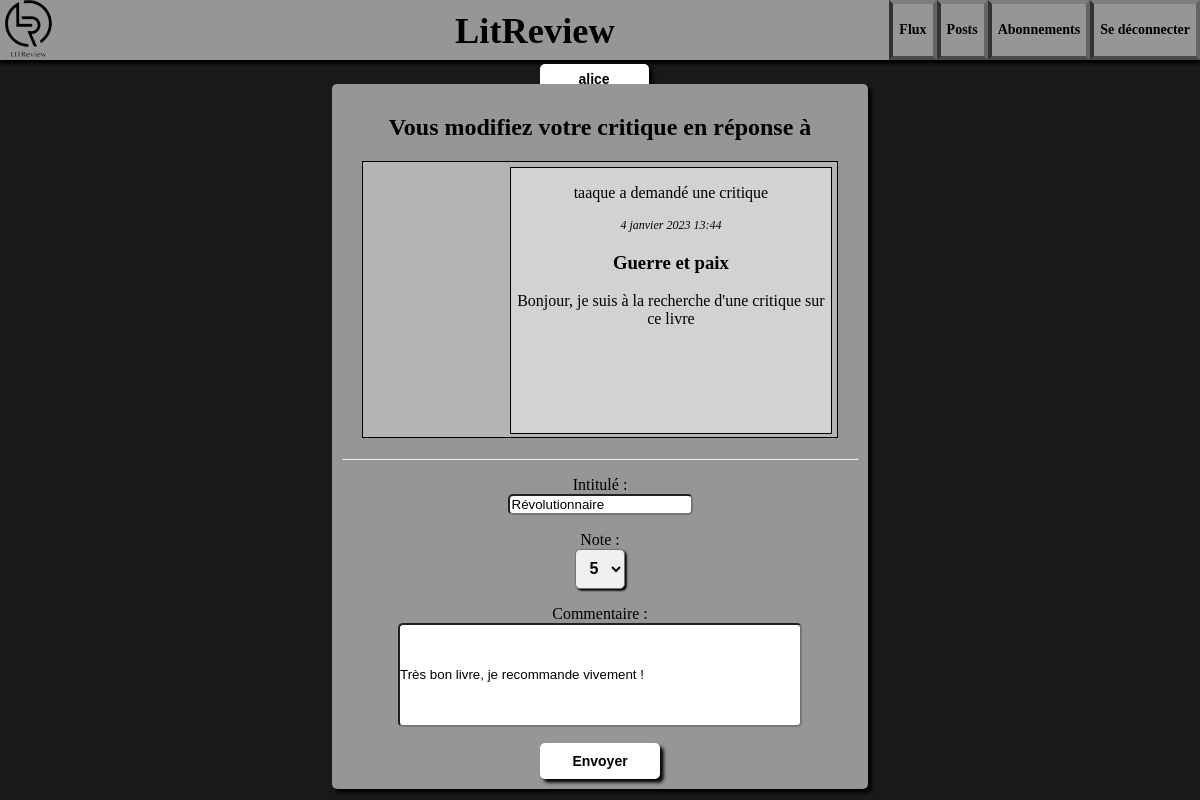
Page /update_review/10 (signed in) on the committed database.
### app/models.py (models this page shows, shortened)
class Review(models.Model):
    ticket = models.ForeignKey(to=Ticket, on_delete=models.CASCADE)
    rating = models.PositiveSmallIntegerField(
        validators=[MinValueValidator(0), MaxValueValidator(5)],
        choices=[(i, i) for i in range(6)],
        default=0,
        verbose_name='Note')
    headline = models.CharField(max_length=128, verbose_name='Intitulé')
    body = models.CharField(max_length=8192, blank=True, verbose_name='Commentaire')
    user = models.ForeignKey(to=settings.AUTH_USER_MODEL, on_delete=models.CASCADE)
    time_created = models.DateTimeField(auto_now_add=True)

class Ticket(models.Model):
    title = models.CharField(max_length=128, verbose_name='Titre')
    description = models.CharField(max_length=2048, blank=True)
    user = models.ForeignKey(to=settings.AUTH_USER_MODEL, on_delete=models.CASCADE)
    image = models.ImageField(null=True, blank=True)
    time_created = models.DateTimeField(auto_now_add=True)

### app/views.py (the view)
# urls.py: path('update_review/<int:review_id>', views.update_review, name='update_review'),
@login_required
def update_review(request, review_id):
    review = get_object_or_404(models.Review, pk=review_id)
    if review.user != request.user:
        return redirect('posts')
    if request.method == 'POST':
        form = forms.ReviewForm(request.POST, request.FILES, instance=review)
        if form.is_valid():
            form.save()
            return redirect('posts')
    else:
        form = forms.ReviewForm(instance=review)
    context = {'form': form, 'review': review}
    return render(request, 'app/update_review.html', context=context)

### app/forms.py
class ReviewForm(forms.ModelForm):
    class Meta:
        model = models.Review
        fields = ['headline', 'rating', 'body']

### app/templates/app/update_review.html (shortened to what this page needs)
{% extends 'app/home.html' %}
{% load static %}
{% block content %}
    <form class="container center cc" method="post" enctype="multipart/form-data">
        <h2>Vous modifiez votre critique en réponse à</h2>
        <div class="sub_post min_height">
                <div class="content cc">
                    <p>{{ review.ticket.user.username|add:" a demandé une critique"}}</p>
                    <p class="date">{{ review.ticket.time_created}}</p>
                    <h3>{{ review.ticket.title }}</h3>
                    <p>{{ review.ticket.description }}</p>
                </div>
        </div>
        <hr>
        {{ form.as_p }}
        <button class="button" type="submit" >Envoyer</button>
    </form>
{% endblock %}

### app/templates/app/base.html (shortened to what this page needs)
<!DOCTYPE html>
{% load static %}
<html lang="en">
<head>
    <link rel="stylesheet" href="https://cdnjs.cloudflare.com/ajax/libs/font-awesome/4.7.0/css/font-awesome.min.css">
    <link rel="stylesheet" href="{% static 'app/element.css' %}">
    <link rel="stylesheet" href="{% static 'app/header.css' %}">
    <link rel="stylesheet" href="{% static 'app/style.css' %}">
</head>
<body>
    <header>
        <img src="{% static 'app/img/logo.png' %}" class="logo" alt="Logo LitReview" onclick="location.href= '{% url 'flux' %}'">
        <h1 class="title" onclick="location.href= '{% url 'flux' %}'">LitReview</h1>
        {% block header %}{% endblock %}
    </header>
    {% if user.is_authenticated %}
        <button class="button username" onclick="location.href= '{% url 'posts' %}'" >{{ user.username }}</button>
    {% endif %}
    {% block content %}{% endblock %}
</body>
</html>

### app/static/app/element.css (style rules this page uses)
body { background-color: rgb(25,25,25); margin: 0px; }
header { background-color: rgb(150,150,150); height: 60px; width: 100%; overflow: hidden; box-shadow: 0vw 0.3vw 0.3vw black; }
input { border-radius: 5px; display: block; margin-left: auto; margin-right: auto; }
label { display: block; }
select { text-align: center; height: 40px; width: 200px; border-radius: 5px; box-shadow: 0.15vw 0.15vw 0.15vw black; font-size: 16px; font-weight: bold; }

### app/static/app/header.css (style rules this page uses)
.logo { position: relative; float: left; height: 95%; cursor: pointer; }
.title { position: absolute; left : calc(56.5% - 223px); top: calc(-1.5vw + 4px); cursor: pointer; font-size: calc(1.2vw + 22px); }

### app/static/app/style.css (style rules this page uses)
.container { position: relative; width: 43%; min-width: 450px; min-height: 265px; padding: 10px; background-color: rgb(150,150,150); border-radius: 5px; margin-top: 2%; box-shadow: 0.3vw 0.3vw 0.3vw black; }
.center { margin-left: auto; margin-right: auto; }
.cc { text-align: center; }
.button { color: black; border: none; text-decoration: none; font-weight: bold; background-color: white; display: inline-block; width: 120px; padding-top: 10px; padding-bottom: 10px; border-radius: 5px; box-shadow: 0.3vw 0.3vw 0.3vw black; }
button.button { font-size: 14px; }
.username { position: absolute; top: 64px; padding: 7px; left: calc(47.8vw - 34px); width: calc(4.5% + 55px); }
.content { display: inline-block; float: right; width: 69%; min-height: 265px; border: solid 1px; background-color: rgb(180,180,180) }
.date { font-size: 12px; font-style: italic; }
.sub_post { border: solid 1px; padding: 5px; margin: 20px; background-color: rgb(180,180,180); }
.min_height { min-height: 265px; }
.sub_post>.content { background-color: rgb(210,210,210); }
#id_description,#id_body { width: 400px; max-width: 90%; height: 100px; padding: 0; }
#id_rating { width: 50px; }

### rows in the picture
Review: ticket.user.username|add "taaque a demandé une critique", ticket.time_created "4 janvier 2023 13:44", ticket "Guerre et paix", ticket.description "Bonjour, je suis à la recherche d'une critique sur ce livre", headline "Révolutionnaire", rating "5", body "Très bon livre, je recommande vivement !"

### other values in the picture
{{ user.username }} "alice"
